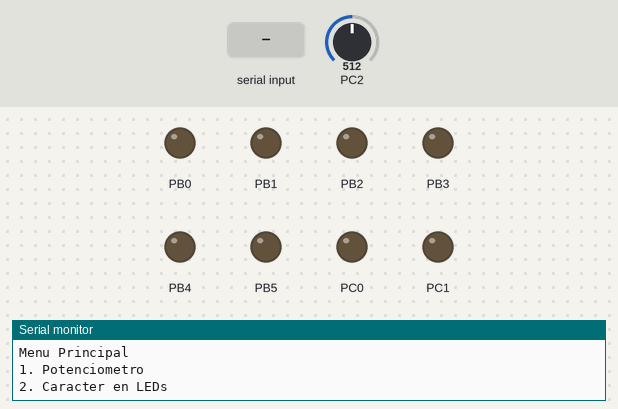
Bench run of a program on a simulated ATmega328P, built with avr-gcc and emulated at 16 MHz. Parts: output pins drawn as LEDs (lit = HIGH), the last lines printed to the serial monitor. Inputs (shaded band) come from the test bench; at power-on: PC2 = 512.

Above: at 1.2 s.
1.3 s: "1" received over Serial
3.3 s: "2" received over Serial
4.8 s: "0" received over Serial
At 5.2 s:
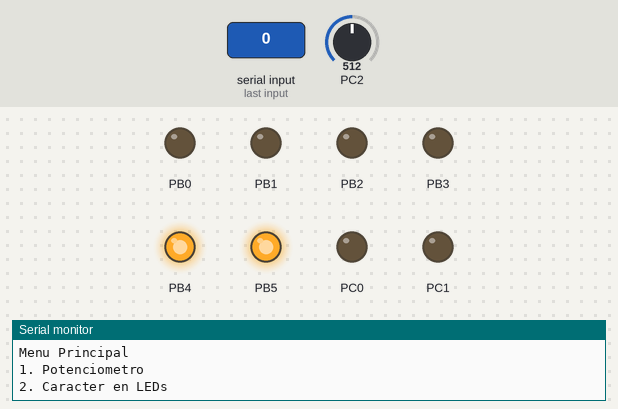
Timing chart, 0 to 7.8 s (numbered marks = the images above; inputs shaded):
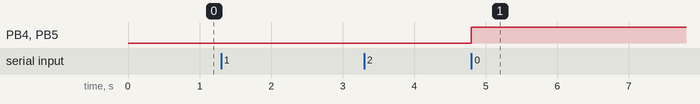

The program:

main.c
```c
/*
 * PRE_LAB6_C.c
 *
 * Created: 20/04/2026
 * Author : Pedro Porras
 */

#define F_CPU 16000000UL

#include <avr/io.h>
#include <stdint.h>
#include <avr/interrupt.h>
#include <util/delay.h>
#include "USART.h"
#include "ADC.h"

/****************************************/
// Define Prototypes
void setup();
void menu();

volatile char estado = 0;
volatile uint8_t pot1 = 0;

/****************************************/
// Main Function
int main(void)
{
    cli();
    setup();
    initUSART(0, RX_INTERRUPT | RECEIVER_ENABLE| TRANSMITTER_ENABLE, PARITY_NONE, ASYNCHRONOUS_MODE, STOP_BIT_1, CHAR_SIZE_8, 9600);
    initADC(ADC_AVCC, ADCH_ACT, PS_8);
    sei();
    menu();
    while (1)
    {
        if (estado == '1'){
            pot1 = readADC(2);

            uint8_t centena = pot1 / 100;
            uint8_t decena  = (pot1 % 100) / 10;
            uint8_t unidad  = pot1 % 10;

            writeString("Valor de Voltaje: ");
            writeChar(centena + '0');
            writeChar(decena + '0');
            writeChar(unidad + '0');
            writeString("\r\n");

            _delay_ms(500);
        }
    }
}

/****************************************/
// NON-Interrupt subroutines

void setup(){

    DDRB |= 0x3F;
    PORTB &= ~0x3F;

    DDRC |= 0x03;
    PORTC &= ~0x03;
}


void menu(){
    writeString("\r\nMenu Principal\r\n");
    writeString("1. Potenciometro\r\n");
    writeString("2. Caracter en LEDs\r\n");
}

/****************************************/
// Interrupt routines

ISR(USART_RX_vect){

	uint8_t tecla = UDR0;
	writeChar(tecla);

	if (estado == '2') {
		PORTB = (PORTB & 0xC0) | (tecla & 0x3F);
		PORTC = (PORTC & 0xFC) | ((tecla & 0xC0) >> 6);

		writeString("Caracter Seleccionado en LEDs");
		estado = 0;
		menu();
	}

	else if (tecla == '1') {
		writeString("Lectura de voltaje:");
		estado = '1';
	}
	else if (tecla == '2') {
		writeString("Ingresa un caracter:");
		estado = '2';
	}
	else if (tecla == '0') {
		writeString("\r\nRegresando al menu:\r\n");
		estado = 0;
		menu();
	}
}
/****************************************/
```

ADC.c
```c
/*
 * ADC.c
 *
 * Created: 13/04/2026 20:25:10
 *  Author: Pedro Porras
 */


#include "ADC.h"

void initADC(uint8_t voltage, uint8_t HIGH_LOW, uint8_t prescaler){

	ADMUX = 0;
	ADMUX |= voltage | HIGH_LOW;

	ADCSRA = 0;
	ADCSRA |= ADC_ENABLE |  prescaler;
}

uint16_t readADC(uint8_t canal){

	ADMUX = (ADMUX & 0xF0) | (canal & 0x0F);

	ADCSRA |= ADC_START;


	while(ADCSRA & (1<<ADSC));

	return ADCH;
}
```

ADC.h
```c
/*
 * ADC.h
 *
 * Created: 13/04/2026 20:25:24
 *  Author: Pedro Porras
 */


#ifndef ADC_H_
#define ADC_H_

#include <avr/io.h>
#include <stdint.h>

#define ADC_AVCC        (1<<REFS0)
#define ADC_RESERVED    (1<<REFS1)
#define ADC_INTERNAL    (1<<REFS0)|(1<<REFS1)

//CONTROL
#define ADC_ENABLE      (1<<ADEN)
#define ADC_START       (1<<ADSC)
#define ADC_AUTO        (1<<ADATE)

#define ADC_FLAG        (1<<ADIF)
#define ADC_INT_ENABLE  (1<<ADIE)
#define ADCH_ACT        (1<<ADLAR)

#define PS_2        (1<<ADPS0)
#define PS_4        (1<<ADPS1)
#define PS_8        (1<<ADPS1)|(1<<ADPS0)
#define PS_16       (1<<ADPS2)
#define PS_32       (1<<ADPS2)|(1<<ADPS0)
#define PS_64       (1<<ADPS2)|(1<<ADPS1)
#define PS_128      (1<<ADPS2)|(1<<ADPS1)|(1<<ADPS0)


void initADC(uint8_t voltage, uint8_t HIGH_LOW, uint8_t prescaler);
uint16_t readADC(uint8_t canal);

#endif /* ADC_H_ */
```

USART.c
```c
/*
 * USART.c
 *
 * Created: 20/04/2026 11:44:07
 * Author: Pedro Porras
 */

#include <stdint.h>
#include <avr/io.h>

#ifndef F_CPU
#define F_CPU 16000000UL
#endif

#include "USART.h"


void initUSART(uint8_t config_A, uint8_t config_B, uint8_t config_C, uint8_t modo,  uint8_t stopbit, uint8_t charsize, uint32_t baud){

    uint16_t ubrr_value = (F_CPU / (16 * baud)) - 1;

    UBRR0H = (uint8_t)(ubrr_value >> 8);
    UBRR0L = (uint8_t)ubrr_value;

    UCSR0A = config_A;
    UCSR0B = config_B;
    UCSR0C = config_C | modo | stopbit | charsize ;

}

void writeChar(char c){

	while(!(UCSR0A & (1<<UDRE0)));
	UDR0 = c;
}

void writeString(char* string){

	for(uint8_t i = 0; *(string + i) != '\0'; i++){
		writeChar(*(string + i));
	}
}
```

USART.h
```c
/*
 * USART.h
 *
 * Created: 20/04/2026 11:43:53
 *  Author: Pedro Porras
 */


#include <avr/io.h>
#include <stdint.h>

#ifndef USART_H_
#define USART_H_

// UCSRNA: Control and Status Register n A
#define RECEIVE_COMPLETE        (1<<RXC0)
#define TRANSMIT_COMPLETE       (1<<TXC0)
#define DATA_REGISTER_EMPTY     (1<<UDRE0)

#define FRAME_ERROR             (1<<FE0)
#define DATA_OVERUN             (1<<DOR0)
#define USART_PARITY_ERROR      (1<<UPE0)

#define DOUBLE_SPEED            (1<<U2X0)
#define MULTI_COMMUNICATION     (1<<MPCM0)

// UCSRNB: Control and Status Register n B
#define RX_INTERRUPT            (1<<RXCIE0)
#define TX_INTERRUPT            (1<<TXCIE0)
#define DR_INTERRUPT            (1<<UDRIE0)

#define RECEIVER_ENABLE         (1<<RXEN0)
#define TRANSMITTER_ENABLE      (1<<TXEN0)
#define CHARACTER_SIZE_9BIT     (1<<UCSZ02)

#define RECEIVE_DATA            (1<<RXB80)
#define TRANSMIT_DATA           (1<<TXB80)

// UCSRNC: Control and Status Register n C

#define ASYNCHRONOUS_MODE       (0<<UMSEL00)
#define SYNCHRONOUS_MODE        (1<<UMSEL00)

#define PARITY_NONE             (0<<UPM00)
#define PARITY_EVEN             (1<<UPM01)
#define PARITY_ODD              (1<<UPM01)|(1<<UPM00)

#define STOP_BIT_1              (0<<USBS0)
#define STOP_BIT_2              (1<<USBS0)

#define CHAR_SIZE_5             (0<<UCSZ00)
#define CHAR_SIZE_6             (1<<UCSZ00)
#define CHAR_SIZE_7             (1<<UCSZ01)
#define CHAR_SIZE_8             (1<<UCSZ01)|(1<<UCSZ00)


void initUSART(uint8_t config_A, uint8_t config_B, uint8_t config_C, uint8_t modo,  uint8_t stopbit, uint8_t charsize, uint32_t baud);
void writeChar(char c);
void writeString(char* string);

#endif /* USART_H_ */
```

Measured:
- after the input at 4.8 s, PB4, PB5: LOW → HIGH at once
